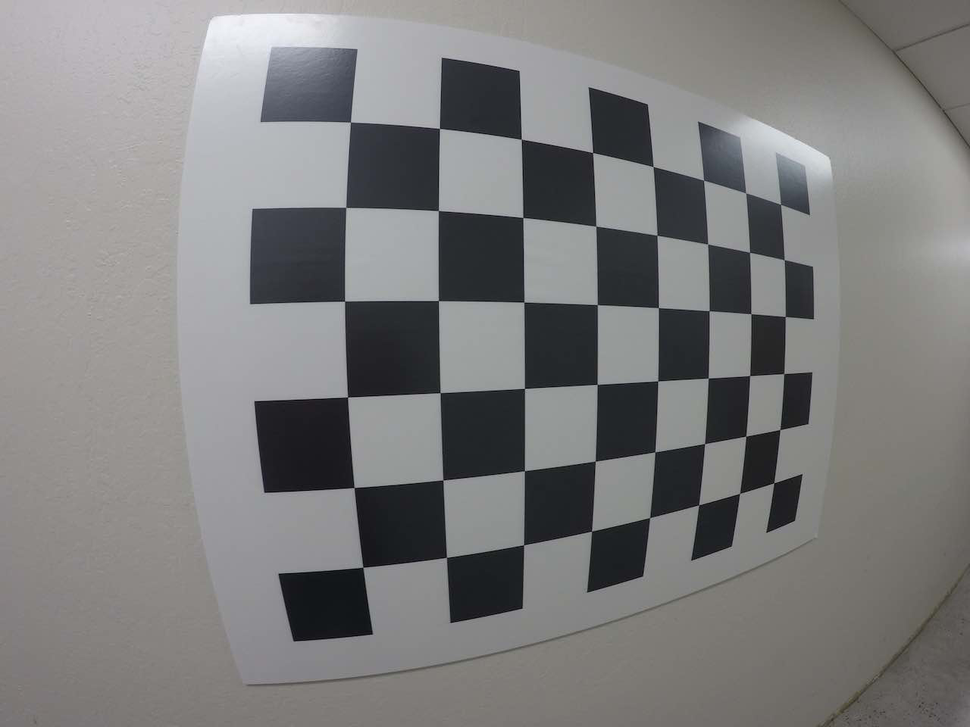
#> input picture Self-Driving_Car_part_1/Lesson_06_Camera_Calibration/data/Lesson 6.18.test_image2.png, 970 x 727 px, shrunk from 1280 x 960 before the run
$ jupyter execute 'Lesson 6.18.transform.ipynb'
#> lines starting #> are read from the running program, lines starting #| are printed output that depends on the picture
[cell 1]
import pickle
import cv2
import numpy as np
import matplotlib.pyplot as plt
import matplotlib.image as mpimg

[cell 2]
# %matplotlib qt

[cell 3]
data_dir = 'data/'
dist_pickle = pickle.load( open( data_dir + "wide_dist_pickle.p", "rb" ) )
#> (reads Self-Driving_Car_part_1/Lesson_06_Camera_Calibration/data/wide_dist_pickle.p from the repository)
mtx = dist_pickle["mtx"]
dist = dist_pickle["dist"]

# Read in an image
image = cv2.imread(data_dir + 'Lesson 6.18.test_image2.png')
#> image is the input picture: shape (727, 970, 3); mean B, G, R 124.9, 125, 125.3
nx = 8 # the number of inside corners in x
ny = 6 # the number of inside corners in y

[cell 4]
# MODIFY THIS FUNCTION TO GENERATE OUTPUT
# THAT LOOKS LIKE THE IMAGE ABOVE
def corners_unwarp(image, nx, ny, mtx, dist):
    # Pass in your image into this function
    # Write code to do the following steps
    # 1) Undistort using mtx and dist
    # 2) Convert to grayscale
    # 3) Find the chessboard corners
    # 4) If corners found:
            # a) draw corners
            # b) define 4 source points src = np.float32([[,],[,],[,],[,]])
                 #Note: you could pick any four of the detected corners
                 # as long as those four corners define a rectangle
                 #One especially smart way to do this would be to use four well-chosen
                 # corners that were automatically detected during the undistortion steps
                 #We recommend using the automatic detection of corners in your code
            # c) define 4 destination points dst = np.float32([[,],[,],[,],[,]])
            # d) use cv2.getPerspectiveTransform() to get M, the transform matrix
            # e) use cv2.warpPerspective() to warp your image to a top-down view
    #delete the next two lines
#> called with nx = 8, ny = 6, mtx = array of shape (3, 3), dist = array of shape (1, 5)
    undist = cv2.undistort(image, mtx, dist, None, mtx)
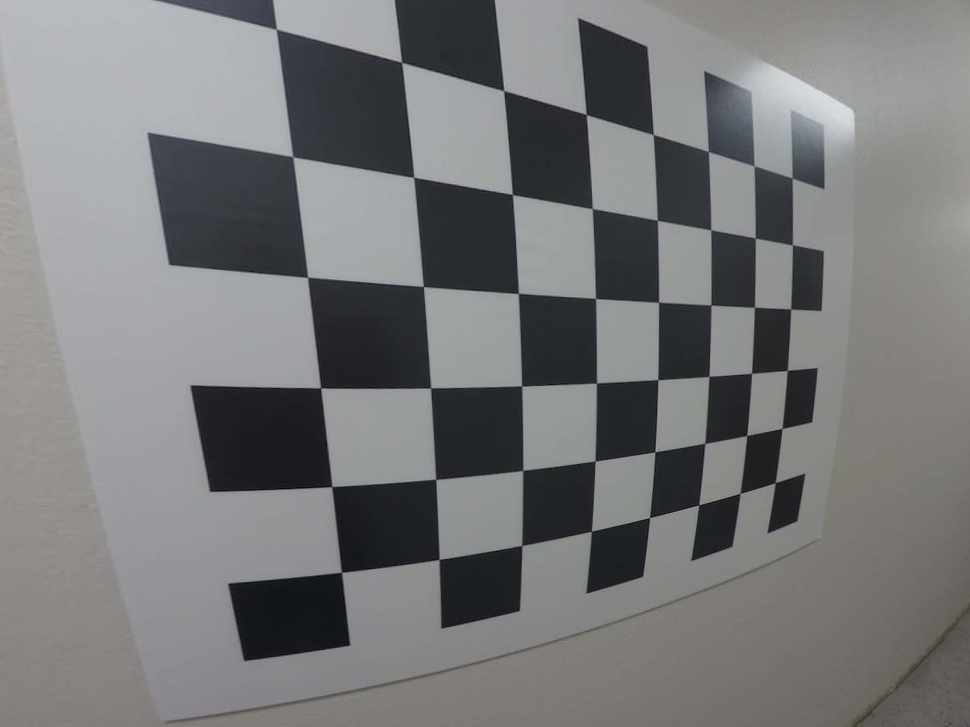
#> undist: shape (727, 970, 3); mean B, G, R 120.7, 119.9, 119.1
    gray = cv2.cvtColor(undist, cv2.COLOR_BGR2GRAY)
    img_size = (gray.shape[1], gray.shape[0])
#> img_size = (970, 727)
    isFound, corners = cv2.findChessboardCorners(gray, [nx, ny])
#> isFound = True; corners = 48 rows, first 8: [279, 31], [402.6, 63.4], [503.8, 90.35], [585.8, 114.2], [653.2, 134.5], [708.2, 151.4], [753.7, 166.3], [792.1, 178]
    src = np.array([corners[i][0] for i in [0, nx - 1, -1, -nx]])
#> src = [[279, 31], [792.1, 178], [775.3, 482.5], [341.6, 572.1]]
    dst = np.float32([
        [0, 0],
        [img_size[0], 0],
        [img_size[0], img_size[1]],
        [0, img_size[1]],
    ])
#> dst = [[0, 0], [970, 0], [970, 727], [0, 727]]

    M = cv2.getPerspectiveTransform(src, dst)
#> M = [[0.859, -0.0994, -236.5], [-0.265, 0.924, 45.2], [-0.000666, -0.000188, 1]]
    res = cv2.warpPerspective(undist, M, img_size)
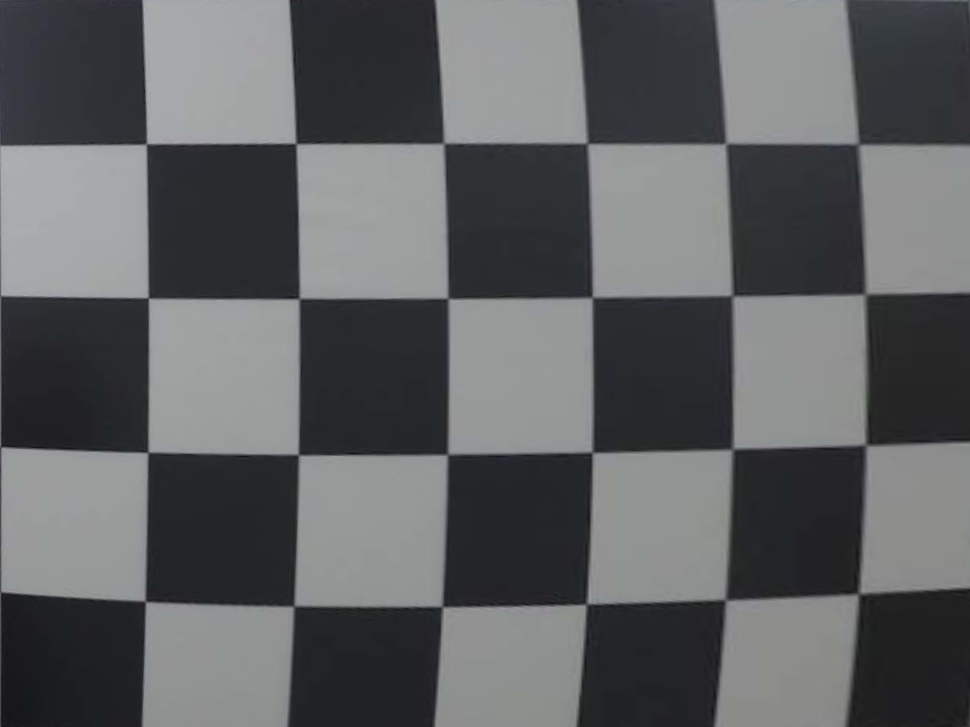
#> res: shape (727, 970, 3); mean B, G, R 97.8, 96.2, 93.2
    return res, M, corners

top_down, perspective_M, corners = corners_unwarp(image, nx, ny, mtx, dist)
#> perspective_M has the same summary as M in corners_unwarp
f, (ax1, ax2) = plt.subplots(1, 2, figsize=(24, 9))
f.tight_layout()
ax1.imshow(image)
ax1.set_title('Original Image', fontsize=50)
ax2.imshow(top_down)
ax2.set_title('Undistorted and Warped Image', fontsize=50)
plt.subplots_adjust(left=0., right=1, top=0.9, bottom=0.)

# cornersPrint = np.array([c[0] for c in corners])

# cornersPrint = np.array(src)
# ax2.plot(cornersPrint[:,0], cornersPrint[:,1], "*")
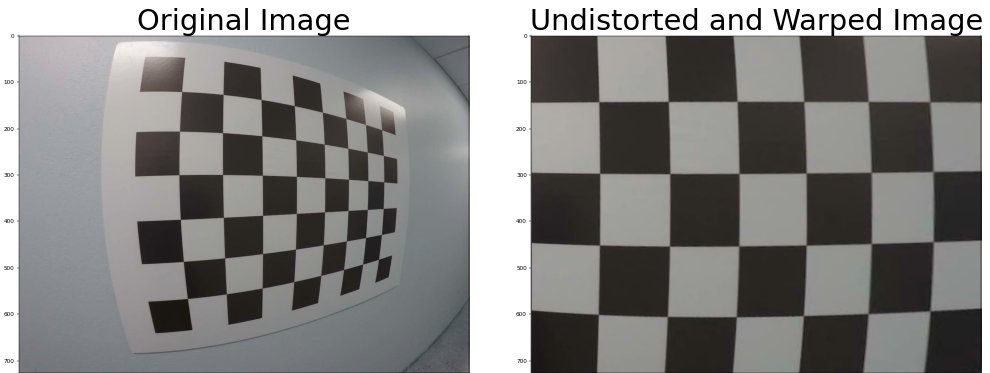
#> figure drawn by matplotlib, 2 panels; B, G, R data is drawn as R, G, B
